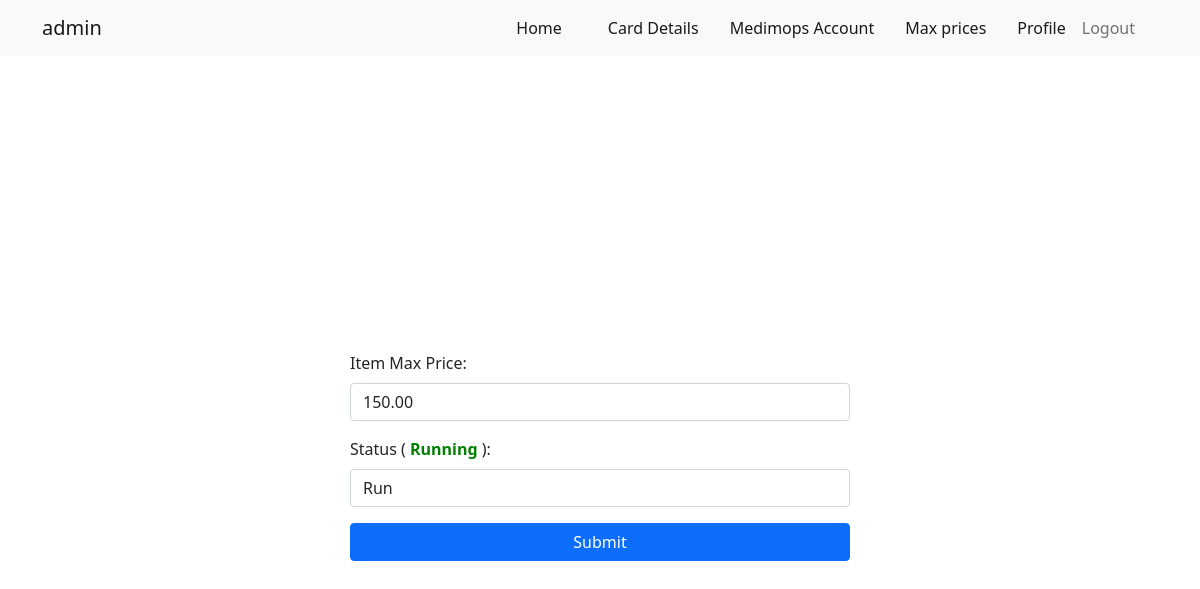
The app's page / (signed in), older data.
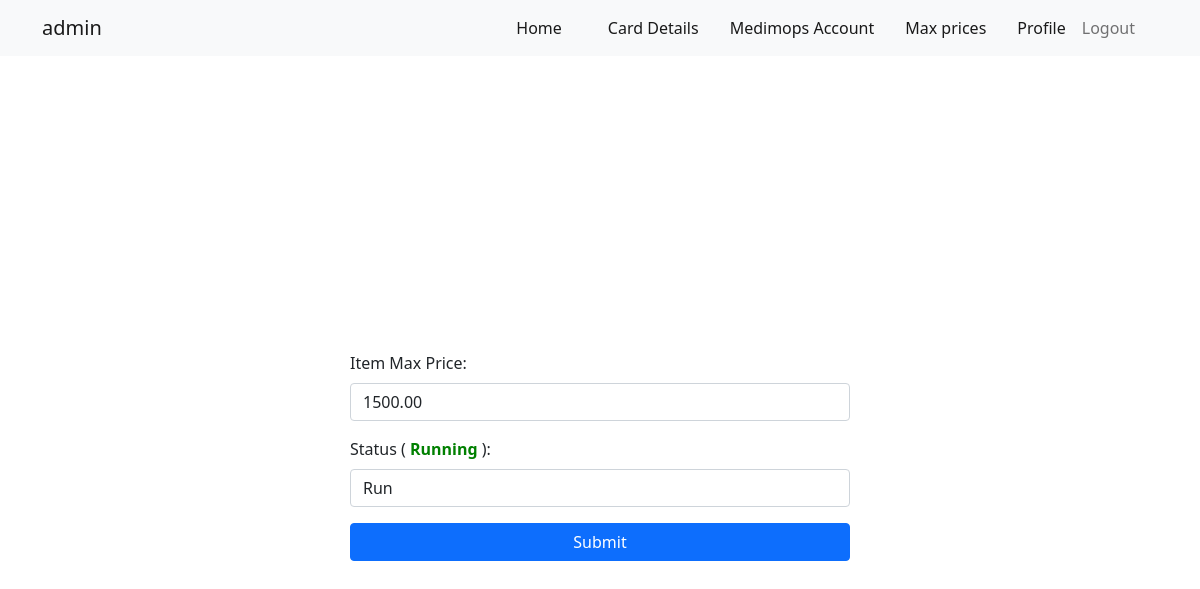
The same page, newer data.
### Core/models.py (models this page shows)
class BotControl(models.Model):
    is_running = models.BooleanField(default=False)
    max_price = models.DecimalField(max_digits=10, decimal_places=2, null=True, blank=True)
    card_type = models.CharField(max_length=50, null=True, blank=True)
    card_holder_name = models.CharField(max_length=255, null=True, blank=True)
    card_number = models.CharField(max_length=20, null=True, blank=True)
    expiration_month = models.CharField(max_length=5, null=True, blank=True)
    expiration_year = models.CharField(max_length=5, null=True, blank=True)
    cvv = models.CharField(max_length=3, null=True, blank=True)
    key = models.CharField(max_length=255, null=True, blank=True, default=Fernet.generate_key())
    task_id = models.CharField(max_length=255, null=True, blank=True)  # Stores Celery task ID
    medimops_account_email = models.EmailField(max_length=255, null=True, blank=True)
    medimops_account_password = models.CharField(max_length=255, null=True, blank=True)

### Core/views.py (the view, shortened to what this page needs)
# urls.py: path('', views.Home, name='home'),
@login_required
def Home(request):
    bot_controller = BotControl.objects.last()
    context = {
        "bot": bot_controller
    }
    return render(request, 'index.html', context)

### templates/index.html (shortened to what this page needs)
{% extends 'base.html' %}
{% block content %}
<div class="container full-height d-flex flex-column justify-content-center align-items-center">
    <div class="form-container">
        <form method="POST">
            <div class="mb-3">
                <label for="max_price" class="form-label">Item Max Price:</label>
                <input type="text" class="form-control" id="max_price" {% if bot.max_price %} value="{{bot.max_price}}" {% endif %} placeholder="2000" name="max_price">
            </div>
            <div class="mb-3">
                <label for="status" class="form-label">Status
                    (
                        {% if bot.is_running %}
                            <span style="color: green;"><b>Running</b></span>
                        {% else %}
                            <span style="color: firebrick;"><b>Shut down</b></span>
                        {% endif %}
                    ):</label>
                <select class="form-control" id="status" name="is_running">
                    {% if bot.is_running %}
                        <option value="True" selected>Run</option>
                    {% else %}
                        <option value="False" selected>Shut down</option>
                        <option value="True">Run</option>
                    {% endif %}
                </select>
            </div>
            <button type="submit" class="btn btn-primary w-100">Submit</button>
        </form>
    </div>
</div>
{% endblock content %}

Row changes from the older to the newer data that the page shows:
changed BotControl "Run": max_price "150.00" → "1500.00"
